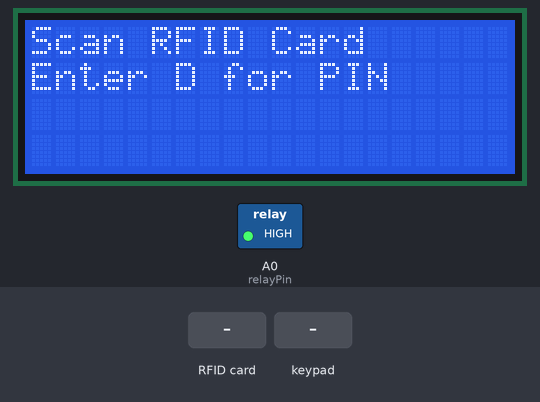
The sketch below on a simulated Arduino Uno, built with avr-gcc and run on an emulated ATmega328P. Shown: 20×4 character LCD, switched loads named in the sketch (green lamp = pin HIGH). The inputs (shaded band) are chosen by the test bench. Pins used as bus, display or sensor lines are not drawn; what the sketch prints to the serial monitor is not drawn.

Above: at 1.3 s.
1.4 s: RFID card B3 78 55 F7 held to the reader
At 4.0 s:
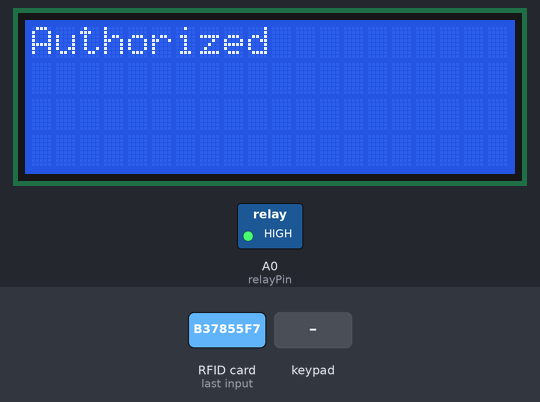
4.4 s: key 'D' pressed
At 5.6 s:
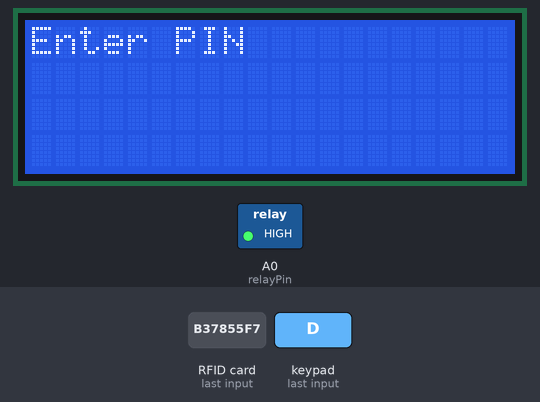
6.0 s: keypad keys 1 1 1 1 D pressed 0.4 s apart
At 9.3 s:
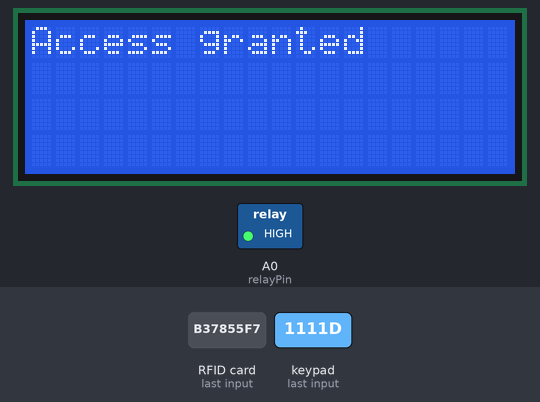
9.5 s: RFID card 5E 7A 19 C4 held to the reader
At 12.4 s:
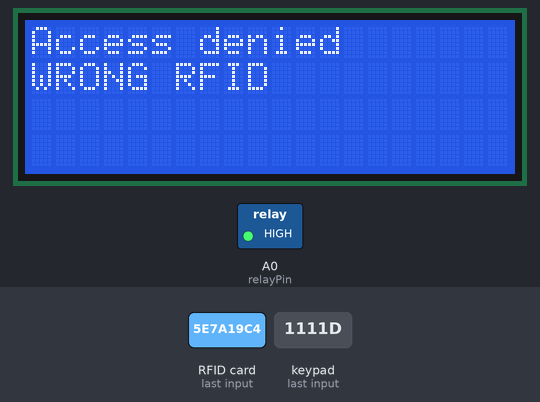
Timing chart, 0 to 13.9 s (numbered marks = the images above; inputs shaded):
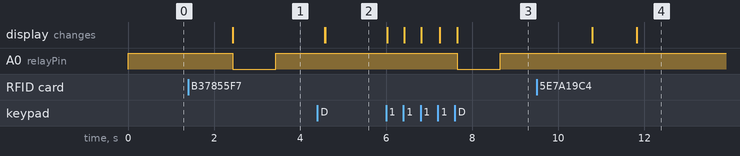

The sketch:

Arduino-Keypad-RFID-Access-Control.ino
```cpp
#include <SPI.h>
#include <Wire.h>
#include <MFRC522.h>
#include <LiquidCrystal_I2C.h>
#include <Keypad.h>
#define RST_PIN 9                  // Configurable, see typical pin layout above
#define SS_PIN 10                  // Configurable, see typical pin layout above
MFRC522 mfrc522(SS_PIN, RST_PIN);  // Create MFRC522 instance
const byte numRows = 4;
const byte numCols = 4;
// Create instances
LiquidCrystal_I2C lcd(0x27, 20, 4);  // Set the LCD address to 0x27 for a 16x2 display
const int relayPin = A0;             // Connect the relay to digital pin 8
char keys[4][4] = {
  { '1', '2', '3', 'A' },
  { '4', '5', '6', 'B' },
  { '7', '8', '9', 'C' },
  { '*', '0', '#', 'D' }
};
byte rowPins[4] = { 0, A3, 2, 3 };  // Connect to R1, R2, R3, R4
byte colPins[4] = { 4, 5, 6, 7 };   // Connect to C1, C2, C3, C4
Keypad customKeypad = Keypad(makeKeymap(keys), rowPins, colPins, 4, 4);

void setup() {
  Serial.begin(9600);
  SPI.begin();
  pinMode(relayPin, OUTPUT);
  digitalWrite(relayPin, HIGH);
  mfrc522.PCD_Init();
  lcd.init();
  lcd.backlight();
  lcd.setCursor(0, 0);           // Set cursor to the first row
  lcd.print("Scan RFID Card");   // Display the message
  lcd.setCursor(0, 1);           // Set cursor to the first row
  lcd.print("Enter D for PIN");  // Display the message
}
void loop() {
  handleKeypad();  // Function to handle custom keypad input
  handleRFID();    // Function to handle RFID card scanning
}
void handleRFID() {
  // Serial.println("OK");
  if (mfrc522.PICC_IsNewCardPresent() && mfrc522.PICC_ReadCardSerial()) {

    String cardID = "";
    for (byte i = 0; i < mfrc522.uid.size; i++) {
      cardID += String(mfrc522.uid.uidByte[i], HEX);
    }
    Serial.println(cardID);  // Send the UID over serial
    delay(1000);  // Delay to avoid multiple reads
    if (cardID == "b37855f7") {
      lcd.clear();
      lcd.print("Authorized");
      digitalWrite(relayPin, LOW);   // Turn the relay on
      delay(1000);                   // Wait for 1 second
      digitalWrite(relayPin, HIGH);  // Turn the relay off
      delay(1000);                   // Wait for 1 second
      setup();
    } else {
      lcd.clear();
      lcd.print("Access denied");
      lcd.setCursor(0, 1);
      lcd.print("WRONG RFID");
      delay(3000);
      setup();
    }
  }
}
void handleKeypad() {
  static char enteredPIN[4];       // Array to store the entered PIN
  static byte pinIndex = 0;        // Index to keep track of the current digit
  static bool pinEntered = false;  // Flag to track whether PIN entry is complete
  static bool inPINMode = false;   // Flag to track if we're in PIN entry mode
  char customKey = customKeypad.getKey();
  if (customKey) {
    Serial.println(customKey);
    if (!inPINMode) {
      // Waiting for 'D' key to enter PIN mode
      if (customKey == 'D') {
        lcd.clear();
        lcd.setCursor(0, 0);
        lcd.print("Enter PIN");
        inPINMode = true;
      }
    } else {
      // PIN entry mode
      lcd.clear();
      lcd.setCursor(0, 0);
      lcd.print("Enter PIN");
      // Check if the pressed key is a digit (0-9)
      if (isdigit(customKey) && pinIndex < 4) {
        enteredPIN[pinIndex] = customKey;
        lcd.setCursor(pinIndex, 1);
        for (byte i = 0; i <= pinIndex; i++) {
          lcd.print('*');  // Display an asterisk for each entered digit
        }
        pinIndex++;

        // If all 4 digits are entered, mark PIN entry as complete
        if (pinIndex == 4) {
          pinEntered = true;
        }
      }
      // Check if the user presses 'D' again to verify the PIN
      if (customKey == 'D' && pinEntered) {
        const char correctPIN[] = "1111";  // Replace with your actual correct PIN
        if (memcmp(enteredPIN, correctPIN, 4) == 0) {
          // Correct PIN! Activate the relay or perform other actions.
          lcd.clear();
          lcd.print("Access granted");
          // Add your desired behavior (e.g., unlock a servo, turn on a light, etc.)
          digitalWrite(relayPin, LOW);   // Turn the relay on
          delay(1000);                   // Wait for 1 second
          digitalWrite(relayPin, HIGH);  // Turn the relay off
          delay(2000);                   // Wait for 1 second
          setup();
        } else {
          // Incorrect PIN
          lcd.clear();
          lcd.print("Access denied");
          delay(2000);
          setup();
          // Add any other behavior for incorrect PIN (e.g., sound an alarm, display a warning, etc.)
        }
        // Reset for the next PIN entry
        pinEntered = false;
        pinIndex = 0;
        inPINMode = false;
      }
    }
  }
}
```

Measured:
- after the input at 1.4 s, A0 (relayPin): HIGH → LOW after 1.0 s, → HIGH 1.0 s later; the display: changes after 1.0 s (image 1)
- after the input at 4.4 s, the display: first differs from a run without the input after 0.19 s (image 2)
- after the input at 6.0 s, A0 (relayPin): HIGH → LOW after 1.7 s, → HIGH 1.0 s later; the display: first changes at once (image 3 shows a later state)
- after the input at 9.5 s, the display: first differs from a run without the input after 2.3 s (image 4)
